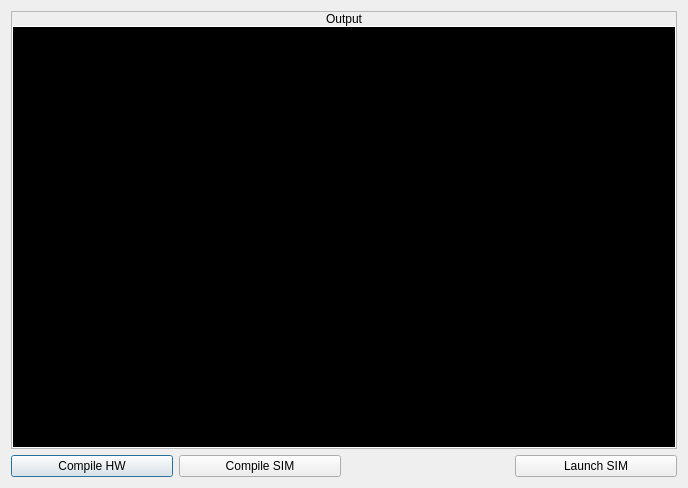
<?xml version="1.0" encoding="UTF-8"?>
<ui version="4.0">
 <class>CompileData</class>
 <widget class="QDialog" name="CompileData">
  <property name="geometry">
   <rect>
    <x>0</x>
    <y>0</y>
    <width>688</width>
    <height>488</height>
   </rect>
  </property>
  <property name="windowTitle">
   <string>Compile Data</string>
  </property>
  <property name="styleSheet">
   <string notr="true">.QFrame
{
	border: 1px solid palette(text);
}

.QFrame&gt;QLabel
{
	background-color: palette(text);
	color: palette(window);
}</string>
  </property>
  <layout class="QGridLayout" name="gridLayout">
   <item row="0" column="0" colspan="4">
    <widget class="QFrame" name="frame">
     <property name="frameShape">
      <enum>QFrame::StyledPanel</enum>
     </property>
     <property name="frameShadow">
      <enum>QFrame::Raised</enum>
     </property>
     <layout class="QVBoxLayout" name="verticalLayout">
      <property name="spacing">
       <number>0</number>
      </property>
      <property name="leftMargin">
       <number>0</number>
      </property>
      <property name="topMargin">
       <number>0</number>
      </property>
      <property name="rightMargin">
       <number>0</number>
      </property>
      <property name="bottomMargin">
       <number>0</number>
      </property>
      <item>
       <widget class="QLabel" name="label">
        <property name="sizePolicy">
         <sizepolicy hsizetype="Preferred" vsizetype="Fixed">
          <horstretch>0</horstretch>
          <verstretch>0</verstretch>
         </sizepolicy>
        </property>
        <property name="text">
         <string>Output</string>
        </property>
        <property name="alignment">
         <set>Qt::AlignCenter</set>
        </property>
       </widget>
      </item>
      <item>
       <widget class="QWidget" name="widget" native="true">
        <layout class="QVBoxLayout" name="verticalLayout_2">
         <property name="spacing">
          <number>0</number>
         </property>
         <property name="leftMargin">
          <number>0</number>
         </property>
         <property name="topMargin">
          <number>0</number>
         </property>
         <property name="rightMargin">
          <number>0</number>
         </property>
         <property name="bottomMargin">
          <number>0</number>
         </property>
         <item>
          <widget class="QTextEdit" name="txtOutput">
           <property name="font">
            <font>
             <family>Monospace</family>
            </font>
           </property>
           <property name="styleSheet">
            <string notr="true">border: 1px solid white;
background-color: black;
color: rgb(224, 224, 224);</string>
           </property>
           <property name="lineWrapMode">
            <enum>QTextEdit::NoWrap</enum>
           </property>
           <property name="readOnly">
            <bool>true</bool>
           </property>
          </widget>
         </item>
        </layout>
       </widget>
      </item>
     </layout>
    </widget>
   </item>
   <item row="1" column="0">
    <widget class="QPushButton" name="btnCompileHW">
     <property name="text">
      <string>Compile HW</string>
     </property>
    </widget>
   </item>
   <item row="1" column="1">
    <widget class="QPushButton" name="btnCompileSIM">
     <property name="text">
      <string>Compile SIM</string>
     </property>
    </widget>
   </item>
   <item row="1" column="2">
    <widget class="QWidget" name="widget_2" native="true"/>
   </item>
   <item row="1" column="3">
    <widget class="QPushButton" name="btnLaunchSIM">
     <property name="text">
      <string>Launch SIM</string>
     </property>
    </widget>
   </item>
  </layout>
 </widget>
 <resources/>
 <connections/>
</ui>
